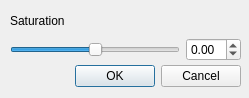
<?xml version="1.0" encoding="UTF-8"?>
<ui version="4.0">
 <class>Dialog</class>
 <widget class="QDialog" name="Dialog">
  <property name="geometry">
   <rect>
    <x>0</x>
    <y>0</y>
    <width>249</width>
    <height>98</height>
   </rect>
  </property>
  <property name="windowTitle">
   <string>Saturation</string>
  </property>
  <widget class="QDialogButtonBox" name="buttonBox">
   <property name="geometry">
    <rect>
     <x>20</x>
     <y>60</y>
     <width>221</width>
     <height>32</height>
    </rect>
   </property>
   <property name="orientation">
    <enum>Qt::Horizontal</enum>
   </property>
   <property name="standardButtons">
    <set>QDialogButtonBox::Cancel|QDialogButtonBox::Ok</set>
   </property>
  </widget>
  <widget class="QWidget" name="layoutWidget">
   <property name="geometry">
    <rect>
     <x>10</x>
     <y>10</y>
     <width>231</width>
     <height>51</height>
    </rect>
   </property>
   <layout class="QGridLayout" name="gridLayout">
    <item row="0" column="0">
     <widget class="QLabel" name="label">
      <property name="text">
       <string>Saturation</string>
      </property>
     </widget>
    </item>
    <item row="1" column="0">
     <widget class="QSlider" name="blur_slider">
      <property name="minimum">
       <number>-2000</number>
      </property>
      <property name="maximum">
       <number>2000</number>
      </property>
      <property name="orientation">
       <enum>Qt::Horizontal</enum>
      </property>
     </widget>
    </item>
    <item row="1" column="1">
     <widget class="QDoubleSpinBox" name="blur_spinbox">
      <property name="minimum">
       <double>-2.000000000000000</double>
      </property>
      <property name="maximum">
       <double>2.000000000000000</double>
      </property>
     </widget>
    </item>
   </layout>
  </widget>
 </widget>
 <resources/>
 <connections>
  <connection>
   <sender>buttonBox</sender>
   <signal>accepted()</signal>
   <receiver>Dialog</receiver>
   <slot>accept()</slot>
   <hints>
    <hint type="sourcelabel">
     <x>248</x>
     <y>254</y>
    </hint>
    <hint type="destinationlabel">
     <x>157</x>
     <y>274</y>
    </hint>
   </hints>
  </connection>
  <connection>
   <sender>buttonBox</sender>
   <signal>rejected()</signal>
   <receiver>Dialog</receiver>
   <slot>reject()</slot>
   <hints>
    <hint type="sourcelabel">
     <x>316</x>
     <y>260</y>
    </hint>
    <hint type="destinationlabel">
     <x>286</x>
     <y>274</y>
    </hint>
   </hints>
  </connection>
 </connections>
</ui>
